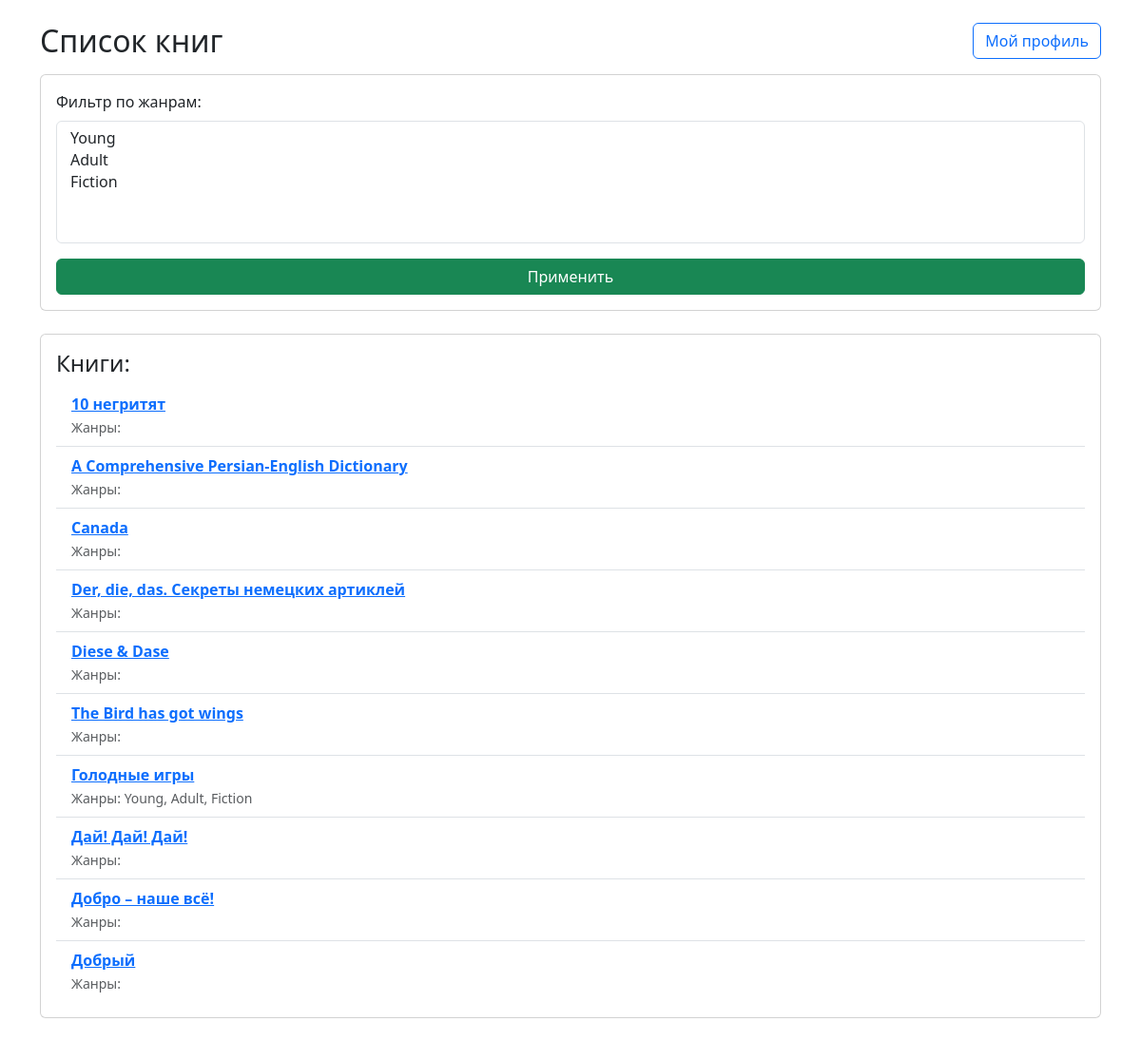
The page /books/ on the database its author committed.
### books/models.py (models this page shows, shortened)
class Book(models.Model):
    title = models.CharField(max_length = 100)
    summary = models.TextField(max_length = 1000, help_text = 'Краткое описание книги', blank = True)
    author = models.ForeignKey('Author', on_delete = models.SET_NULL, null = True)
    owners = models.ManyToManyField(User, related_name='books', blank=True)
    image_url = models.URLField(blank=True, null = True)
    genres = models.ManyToManyField(Genre, related_name = 'books')
    def __str__(self):
        return self.title
    class Meta:
        ordering = ['title']

class Genre(models.Model):
    name = models.CharField(max_length = 50, unique = True)

### books/views.py (the view)
# urls.py: path('', views.BookListView.as_view(), name = 'book-list'),
class BookListView(ListView):
    model = Book
    template_name = 'books/book_list.html'
    context_object_name = 'books'
    paginate_by = 10
    def get_queryset(self):
        queryset = super().get_queryset()
        selected_genres = self.request.GET.getlist('genres')
        if selected_genres:
            queryset = queryset.filter(genres__name__in=selected_genres).distinct()
        return queryset
    def get_context_data(self, **kwargs):
        context = super().get_context_data(**kwargs)
        context['all_genres'] = Genre.objects.all()
        context['selected_genres'] = self.request.GET.getlist('genres')
        return context

### books/templates/books/book_list.html (shortened to what this page needs)
{% extends 'books/base.html' %}
{% block content %}
<div class="container my-4">
    <div class="d-flex justify-content-between align-items-center mb-3">
        <h2 class="mb-0">Список книг</h2>
        <a href="{% url 'profile' %}" class="btn btn-outline-primary">Мой профиль</a>
    </div>
    <form method="get" class="mb-4">
        <div class="card p-3">
            <label for="genres" class="form-label">Фильтр по жанрам:</label>
            <select name="genres" id="genres" class="form-select" multiple size="5">
                {% for genre in all_genres %}
                    <option value="{{ genre.name }}"
                        {% if genre.name in selected_genres %}selected{% endif %}>
                    </option>
                {% endfor %}
            </select>
            <button type="submit" class="btn btn-success mt-3">Применить</button>
        </div>
    </form>
    <div class="card">
        <div class="card-body">
            <h4 class="card-title">Книги:</h4>
            <ul class="list-group list-group-flush">
                {% for book in books %}
                    <li class="list-group-item">
                        <a href="{% url 'book-detail' pk=book.pk %}" class="fw-bold">{{ book.title }}</a><br>
                        <small class="text-muted">Жанры:
                            {% for genre in book.genres.all %}
                                {{ genre.name }}{% if not forloop.last %}, {% endif %}
                            {% endfor %}
                        </small>
                    </li>
                {% empty %}
                    <li class="list-group-item text-muted">Книг не найдено</li>
                {% endfor %}
            </ul>
        </div>
    </div>
</div>
{% endblock %}

### books/templates/books/base.html (shortened to what this page needs)
<!DOCTYPE html>
<html>
<head>
    <link href="https://cdn.jsdelivr.net/npm/bootstrap@5.3.0/dist/css/bootstrap.min.css" rel="stylesheet">
    <link href="https://cdn.jsdelivr.net/npm/bootstrap-icons@1.10.5/font/bootstrap-icons.css" rel="stylesheet">
</head>
<body>
    <main>
        {% block content %}
        {% endblock %}
    </main>
</body>
</html>

### rows shown on the page
Book: title "10 негритят"
Book: title "A Comprehensive Persian-English Dictionary"
Book: title "Canada"
Book: title "Der, die, das. Секреты немецких артиклей"
Book: title "Diese & Dase"
Book: title "The Bird has got wings"
Book: title "Голодные игры"
Genre: name "Young"
Genre: name "Adult"
Genre: name "Fiction"
Book: title "Дай! Дай! Дай!"
Book: title "Добро – наше всё!"
Book: title "Добрый"
